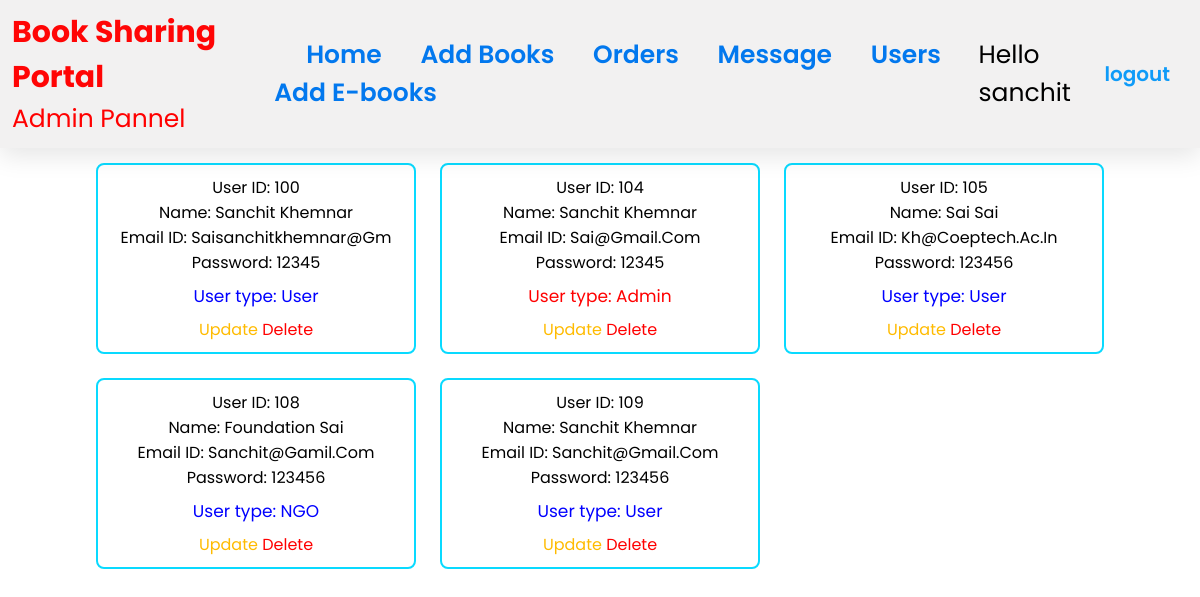
Page /users_detail.php (signed in) on the committed database.
### tables this page shows
CREATE TABLE `users_info` (
  `Id` int(11) NOT NULL,
  `name` varchar(20) NOT NULL,
  `surname` varchar(20) NOT NULL,
  `email` varchar(20) NOT NULL,
  `password` varchar(20) NOT NULL,
  `user_type` varchar(20) NOT NULL DEFAULT 'user'
);

### users_detail.php (the view, shortened to what this page needs)
<?php
include 'config.php';
?>
<!DOCTYPE html>
<html lang="en">
<head>
    <link rel="stylesheet" href="./css/register.css">
    <link rel="stylesheet" href="./css/index_book.css">
</head>
<body>
    <?php
    include 'admin_header.php';
    ?>
        <section class="show-products">
    <div class="box-container">
   <?php
      $select_user = mysqli_query($conn, "SELECT Id,name,surname,email,password,user_type FROM users_info") or die('query failed');
      if(mysqli_num_rows($select_user) > 0){
         while($fetch_user = mysqli_fetch_assoc($select_user)){
   ?>
   <div class="box">
       <div class="name">User ID: <?php echo $fetch_user['Id']; ?></div>
      <div class="name">Name: <?php echo $fetch_user['name']; ?>&nbsp;<?php echo $fetch_user['surname']; ?></div>
      <div class="name">Email ID: <?php echo $fetch_user['email']; ?></div>
      <div class="password">Password: <?php echo $fetch_user['password']; ?></div>
      <div class="price"style="color:<?php if($fetch_user['user_type'] == 'Admin'){ echo 'red'; }else{ echo 'blue'; } ?>;">User type: <?php echo $fetch_user['user_type']; ?></div>
      <a style="color:rgb(255, 187, 0);" href="users_detail.php?update_user=<?php echo $fetch_user['Id']; ?>">Update</a>
      <a href="users_detail.php?delete_user=<?php echo $fetch_user['Id']; ?>" onclick="return confirm('Are you sure you want to delete this user');">Delete</a>
   </div>
   <?php
      }
   }else{
      echo '<p class="empty">no products added yet!</p>';
   }
   ?>
    </div>
    </section>
</body>
</html>

### css/register.css (style rules this page uses)
* { text-decoration: none; }
body { background: #fff; font-family: "Poppins", sans-serif; }
html { overflow-x: hidden; top: 0; bottom: 0; left: 0; right: 0; }
.show-products .box-container { display: grid; grid-template-columns: repeat(auto-fit, 27rem); justify-content: center; gap: 1.5rem; max-width: 1200px; margin: 0 auto; align-items: flex-start; }
.show-products { padding-top: 0; margin-top: 15px; }
.show-products .box-container .box { text-align: center; padding: 12px; border-radius: 0.5rem; border: 2px solid rgb(15, 156, 221); }
.show-products .box-container .box .name { font-size: 1rem; color: black; text-transform: capitalize; }
.show-products .box-container .box .price { margin: 15px; font-size: 20px; color: rgb(32, 31, 31); }

### css/index_book.css (style rules this page uses)
* { text-decoration: none; margin: 0; padding: 0; font-family: "Poppins", sans-serif; box-sizing: border-box; outline: none; border:none; }
.show-products .box-container { display: grid; grid-template-columns: repeat(auto-fit, 20rem); justify-content: center; gap:1.5rem; max-width: 1200px; margin:0 auto; align-items: flex-start; }
.show-products { padding-top: 0; margin-top: 15px; }
.show-products .box-container .box { text-align: center; padding:10px; border-radius: .5rem; border:2px solid rgb(9, 218, 255); }
.show-products .box-container .box .name { font-size: 1rem; color:black; text-transform: capitalize; }
.show-products .box-container .box .price { margin: 8px 0px; font-size: 17px; color: rgb(3, 180, 224); font-weight: 400; }

### css/admin.css (style rules this page uses)
* { text-decoration: none; margin: 0; padding: 0; font-family: "Poppins", sans-serif; box-sizing: border-box; outline: none; border: none; }
a { color: #ff0000; text-decoration: none; background-color: transparent; }

### rows in the picture
users_info: Id "100", name "Sanchit", surname "Khemnar", email "Saisanchitkhemnar@gm", password "12345", user_type "User"
users_info: Id "104", name "Sanchit", surname "Khemnar", email "Sai@gmail.com", password "12345", user_type "Admin"
users_info: Id "105", name "Sai", surname "Sai", email "Kh@coeptech.ac.in", password "123456", user_type "User"
users_info: Id "108", name "Foundation", surname "Sai", email "Sanchit@gamil.com", password "123456", user_type "NGO"
users_info: Id "109", name "Sanchit", surname "Khemnar", email "Sanchit@gmail.com", password "123456", user_type "User"

### other values in the picture
$_SESSION['admin_name'] "sanchit"
